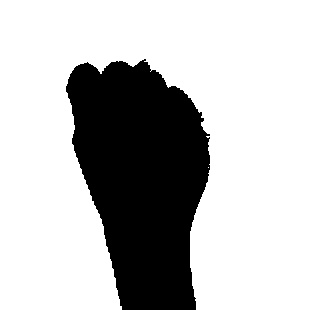
#> input picture data/test/0/4.jpg, 310 x 310 px, given in place of the camera
$ python collect-data.py
#> lines starting #> are read from the running program, lines starting #| are printed output that depends on the picture; after the words box and inside, x2 and y2 are one past the last pixel; in counts of white or black regions, pixels touching at a corner belong together; pictures that were not available may be replaced by others from this repository, and a replacement may not be noted
import cv2
import numpy as np
import os

# Create the directory structure
if not os.path.exists("data"):
    os.makedirs("data")
    os.makedirs("data/train")
    os.makedirs("data/test")
    os.makedirs("data/train/0")
    os.makedirs("data/train/1")
    os.makedirs("data/train/2")
    os.makedirs("data/train/3")
    os.makedirs("data/train/4")
    os.makedirs("data/train/5")
    os.makedirs("data/train/c")
    os.makedirs("data/train/f")
    os.makedirs("data/train/y")
    os.makedirs("data/train/i")
    os.makedirs("data/train/l")
    os.makedirs("data/train/o")
    os.makedirs("data/test/0")
    os.makedirs("data/test/1")
    os.makedirs("data/test/2")
    os.makedirs("data/test/3")
    os.makedirs("data/test/4")
    os.makedirs("data/test/5")
    os.makedirs("data/test/c")
    os.makedirs("data/test/f")
    os.makedirs("data/test/y")
    os.makedirs("data/test/i")
    os.makedirs("data/test/l")
    os.makedirs("data/test/o")


# Train or test
mode = 'test'
directory = 'data/'+mode+'/'

cap = cv2.VideoCapture(0)

while True:
    _, frame = cap.read()
#> frame is the input picture: shape (310, 310, 3); min 0, max 255, mean 187.6
    # Simulating mirror image
    frame = cv2.flip(frame, 1)

    # Getting count of existing images
    count = {'zero': len(os.listdir(directory+"/0")),
             'one': len(os.listdir(directory+"/1")),
             'two': len(os.listdir(directory+"/2")),
             'three': len(os.listdir(directory+"/3")),
             'four': len(os.listdir(directory+"/4")),
             'five': len(os.listdir(directory+"/5")),
             'c': len(os.listdir(directory+"/c")),
             'dance': len(os.listdir(directory+"/dance")),
             'f': len(os.listdir(directory+"/f")),
             'g': len(os.listdir(directory+"/g")),
             'hello': len(os.listdir(directory+"/hello")),
             'i': len(os.listdir(directory+"/i")),
             'i love you': len(os.listdir(directory+"/i love you")),
             'l': len(os.listdir(directory+"/l")),
             'o': len(os.listdir(directory+"/o")),
             'please': len(os.listdir(directory+"/please")),
             'q': len(os.listdir(directory+"/q")),
             'thankyou': len(os.listdir(directory+"/thankyou")),
             'y': len(os.listdir(directory+"/y"))
             }

    # Printing the count in each set to the screen
    cv2.putText(frame, "MODE : "+mode, (10, 20), cv2.FONT_HERSHEY_PLAIN, 1, (0,255,255), 1)
    cv2.putText(frame, "IMAGE COUNT", (10, 40), cv2.FONT_HERSHEY_PLAIN, 1, (0,255,255), 1)
    cv2.putText(frame, "ZERO : "+str(count['zero']), (10, 60), cv2.FONT_HERSHEY_PLAIN, 1, (0,255,255), 1)
    cv2.putText(frame, "ONE : "+str(count['one']), (10, 80), cv2.FONT_HERSHEY_PLAIN, 1, (0,255,255), 1)
#> frame: shape (310, 310, 3); mean B, G, R 185.8, 187.6, 187.6
    cv2.putText(frame, "TWO : "+str(count['two']), (10, 100), cv2.FONT_HERSHEY_PLAIN, 1, (0,255,255), 1)
    cv2.putText(frame, "THREE : "+str(count['three']), (10, 120), cv2.FONT_HERSHEY_PLAIN, 1, (0,255,255), 1)
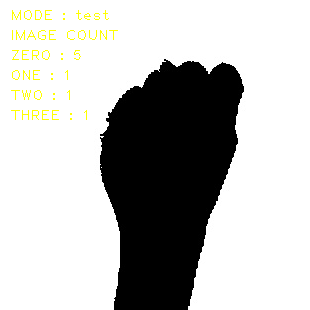
#> frame: shape (310, 310, 3); mean B, G, R 185.2, 187.6, 187.6
    cv2.putText(frame, "FOUR : "+str(count['four']), (10, 140), cv2.FONT_HERSHEY_PLAIN, 1, (0,255,255), 1)
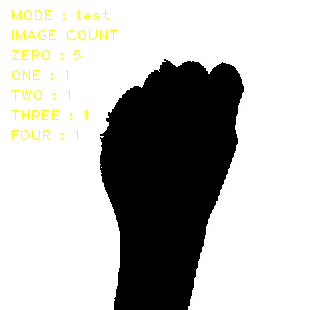
#> frame: shape (310, 310, 3); 0.12% of pixels changed, all inside (x1, y1, x2, y2) = (12, 130, 78, 140)
    cv2.putText(frame, "FIVE : "+str(count['five']), (10, 160), cv2.FONT_HERSHEY_PLAIN, 1, (0,255,255), 1)
#> frame: shape (310, 310, 3); 0.1% of pixels changed, all inside (x1, y1, x2, y2) = (12, 150, 70, 160)
    cv2.putText(frame, "c : "+str(count['c']), (10, 180), cv2.FONT_HERSHEY_PLAIN, 1, (0,255,255), 1)
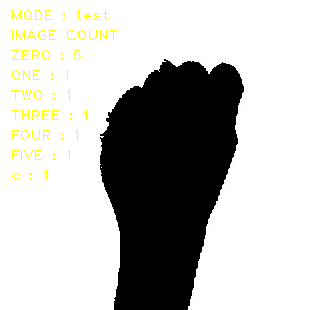
#> frame: shape (310, 310, 3); mean B, G, R 184.6, 187.6, 187.6
    cv2.putText(frame, "f : "+str(count['f']), (10, 200), cv2.FONT_HERSHEY_PLAIN, 1, (0,255,255), 1)
#> frame: shape (310, 310, 3); 0.04% of pixels changed, all inside (x1, y1, x2, y2) = (12, 190, 45, 200)
    cv2.putText(frame, "i : "+str(count['i']), (10, 220), cv2.FONT_HERSHEY_PLAIN, 1, (0,255,255), 1)
#> frame: shape (310, 310, 3); mean B, G, R 184.4, 187.6, 187.6
    cv2.putText(frame, "l : "+str(count['l']), (10, 240), cv2.FONT_HERSHEY_PLAIN, 1, (0,255,255), 1)
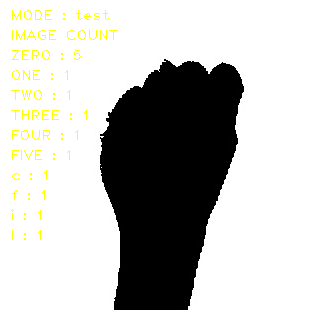
#> frame: shape (310, 310, 3); mean B, G, R 184.3, 187.6, 187.6
    cv2.putText(frame, "o: "+str(count['o']), (10, 260), cv2.FONT_HERSHEY_PLAIN, 1, (0,255,255), 1)
#> frame: shape (310, 310, 3); 0.04% of pixels changed, all inside (x1, y1, x2, y2) = (12, 250, 39, 260)
    cv2.putText(frame, "y : "+str(count['y']), (10, 280), cv2.FONT_HERSHEY_PLAIN, 1, (0,255,255), 1)
#> frame: shape (310, 310, 3); mean B, G, R 184.1, 187.6, 187.6
    cv2.putText(frame, "g : "+str(count['g']), (10, 300), cv2.FONT_HERSHEY_PLAIN, 1, (0,255,255), 1)
    cv2.putText(frame, "q : "+str(count['q']), (10, 320), cv2.FONT_HERSHEY_PLAIN, 1, (0,255,255), 1)
    cv2.putText(frame, "thankyou : "+str(count['thankyou']), (10, 360), cv2.FONT_HERSHEY_PLAIN, 1, (0,255,255), 1)
    cv2.putText(frame, "please : "+str(count['please']), (10, 380), cv2.FONT_HERSHEY_PLAIN, 1, (0,255,255), 1)
    cv2.putText(frame, "dance : "+str(count['dance']), (10, 400), cv2.FONT_HERSHEY_PLAIN, 1, (0,255,255), 1)
    cv2.putText(frame, "i love you : "+str(count['i love you']), (10, 420), cv2.FONT_HERSHEY_PLAIN, 1, (0,255,255), 1)
    cv2.putText(frame, "hello : "+str(count['hello']), (10, 440), cv2.FONT_HERSHEY_PLAIN, 1, (0,255,255), 1)


    # Coordinates of the ROI
    x1 = int(0.5*frame.shape[1])
#> x1 = 155
    y1 = 10
    x2 = frame.shape[1]-10
#> x2 = 300
    y2 = int(0.5*frame.shape[1])
#> y2 = 155
    # Drawing the ROI
    # The increment/decrement by 1 is to compensate for the bounding box
    cv2.rectangle(frame, (x1-1, y1-1), (x2+1, y2+1), (255,0,0) ,1)
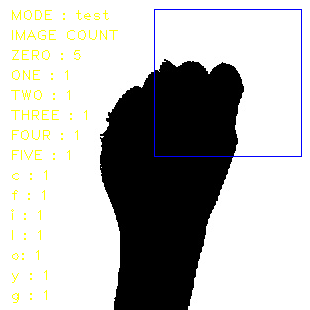
#> frame: shape (310, 310, 3); mean B, G, R 184.4, 186.4, 186.4
    # Extracting the ROI
    roi = frame[y1:y2, x1:x2]
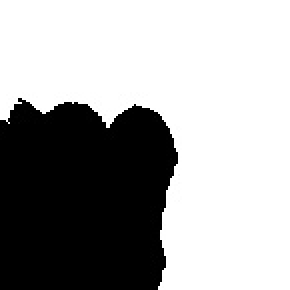
#> roi: shape (145, 145, 3) (shown 2 times larger); min 0, max 255, mean 163.9
    roi = cv2.resize(roi, (64, 64))
#> roi: shape (64, 64, 3)

    cv2.imshow("Frame", frame)

    # [5 lines of commented-out code are left out]
    roi = cv2.cvtColor(roi, cv2.COLOR_BGR2GRAY)
#> roi: shape (64, 64)
    _, roi = cv2.threshold(roi, 120, 255, cv2.THRESH_BINARY)
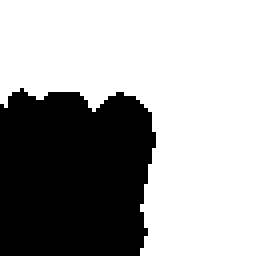
#> roi: shape (64, 64) (shown 4 times larger); 64.2% white; 1 black region, box (x1, y1, x2, y2) and area: (0, 22, 39, 64) 1465
    cv2.imshow("ROI", roi)

    interrupt = cv2.waitKey(10)
#> (key q is pressed here)
    if interrupt & 0xFF == 27: # esc key
        break
    if interrupt & 0xFF == ord('0'):
        cv2.imwrite(directory+'0/'+str(count['zero'])+'.jpg', roi)
    if interrupt & 0xFF == ord('1'):
        cv2.imwrite(directory+'1/'+str(count['one'])+'.jpg', roi)
    if interrupt & 0xFF == ord('2'):
        cv2.imwrite(directory+'2/'+str(count['two'])+'.jpg', roi)
    if interrupt & 0xFF == ord('3'):
        cv2.imwrite(directory+'3/'+str(count['three'])+'.jpg', roi)
    if interrupt & 0xFF == ord('4'):
        cv2.imwrite(directory+'4/'+str(count['four'])+'.jpg', roi)
    if interrupt & 0xFF == ord('5'):
        cv2.imwrite(directory+'5/'+str(count['five'])+'.jpg', roi)
    if interrupt & 0xFF == ord('c'):
        cv2.imwrite(directory+'c/'+str(count['c'])+'.jpg', roi)
    if interrupt & 0xFF == ord('f'):
        cv2.imwrite(directory+'f/'+str(count['f'])+'.jpg', roi)
    if interrupt & 0xFF == ord('y'):
        cv2.imwrite(directory+'y/'+str(count['y'])+'.jpg', roi)
    if interrupt & 0xFF == ord('i'):
        cv2.imwrite(directory+'i/'+str(count['i'])+'.jpg', roi)
    if interrupt & 0xFF == ord('l'):
        cv2.imwrite(directory+'l/'+str(count['l'])+'.jpg', roi)
    if interrupt & 0xFF == ord('o'):
        cv2.imwrite(directory+'o/'+str(count['o'])+'.jpg', roi)
    if interrupt & 0xFF == ord('g'):
        cv2.imwrite(directory+'g/'+str(count['g'])+'.jpg', roi)
    if interrupt & 0xFF == ord('q'):
        cv2.imwrite(directory+'q/'+str(count['q'])+'.jpg', roi)
    if interrupt & 0xFF == ord('t'):
        cv2.imwrite(directory+'thankyou/'+str(count['thankyou'])+'.jpg', roi)
    if interrupt & 0xFF == ord('p'):
        cv2.imwrite(directory+'please/'+str(count['please'])+'.jpg', roi)
    if interrupt & 0xFF == ord('d'):
        cv2.imwrite(directory+'dance/'+str(count['dance'])+'.jpg', roi)
    if interrupt & 0xFF == ord('v'):
        cv2.imwrite(directory+'i love you/'+str(count['i love you'])+'.jpg', roi)
    if interrupt & 0xFF == ord('h'):
        cv2.imwrite(directory+'hello/'+str(count['hello'])+'.jpg', roi)

cap.release()
cv2.destroyAllWindows()
"""
d = "old-data/test/0"
newd = "data/test/0"
for walk in os.walk(d):
    for file in walk[2]:
        roi = cv2.imread(d+"/"+file)
        roi = cv2.cvtColor(roi, cv2.COLOR_BGR2GRAY)
        _, mask = cv2.threshold(roi, 120, 255, cv2.THRESH_BINARY)
        cv2.imwrite(newd+"/"+file, mask)
"""
